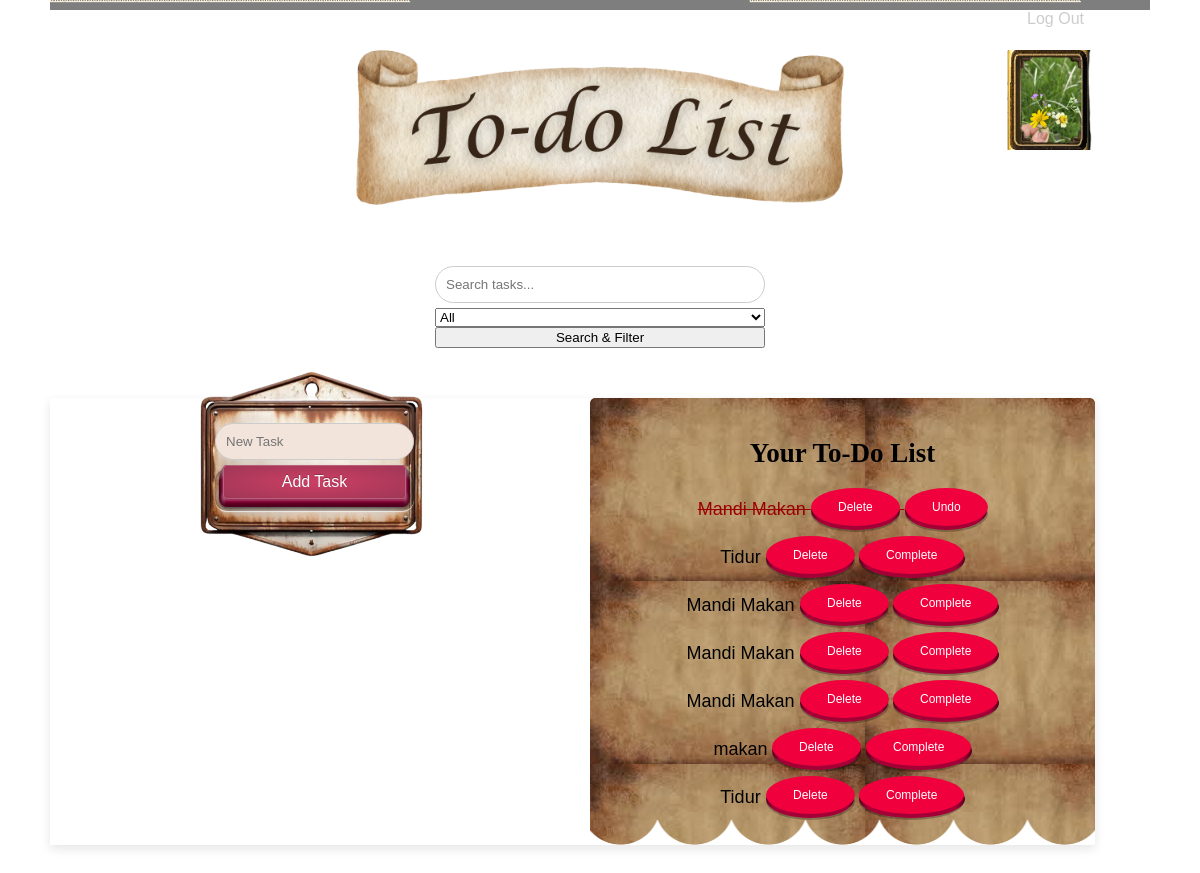
Screenshot of /dashboard.php (signed in) with the database file from the repository.
### tables this page shows
CREATE TABLE `tasks` (
  `id` int(11) NOT NULL,
  `user_id` int(11) NOT NULL,
  `task` varchar(255) NOT NULL,
  `status` tinyint(1) DEFAULT 0,
  `created_at` timestamp NOT NULL DEFAULT current_timestamp()
);

### dashboard.php (the view, shortened to what this page needs)
<?php
include 'includes/db.php';
$user_id = $_SESSION['user_id'];
$keyword = "";
$filter = "";
$sql = "SELECT * FROM tasks WHERE user_id='$user_id'";
$result = $conn->query($sql);
?>
<!DOCTYPE html>
<html lang="en">
<head>
    <link rel="stylesheet" href="css/style.css">
    <marquee class="marquee">
    </marquee>
</head>
<body>
    <div class="profileContainer">
        <a href="edit.php" class="profile">
            <img src="./assets/profileframe.png" alt="Profile Frame">
        </a>
    </div>
    <div id="logOut">
        <a href="register.php">Log Out</a>
    </div>
    <div id="todo">
        <img class="banner" src="./assets/todo.png">
    </div>
    <div id="search">
        <form method="POST" action="">
            <input type="text" name="keyword" placeholder="Search tasks..." value="<?php echo htmlspecialchars($keyword); ?>">
            <select name="filter_option">
                <option value="" <?php if ($filter === '') echo 'selected'; ?>>All</option>
            </select>
            <input type="submit" name="search" value="Search & Filter">
        </form>
    </div>
    <div id="Dashboard">
        <div id="container">
            <div id="menu" style="position: relative;">
                <form method="POST" action="add_task.php">
                    <input type="text" name="task" placeholder="New Task" required>
                    <button type="submit" class="button">
                        <div class="button-top">Add Task</div>
                        <div class="button-bottom"></div>
                        <div class="button-base"></div>
                    </button>
                </form>
            </div>
            <div id="list">
                <h2 class="to-do">Your To-Do List</h2>
                <?php if ($result->num_rows > 0) { ?>
                    <ul>
                        <?php while ($row = $result->fetch_assoc()) { ?>
                            <li class="<?php echo $row['status'] ? 'strikethrough' : ''; ?>">
                                <?php echo htmlspecialchars($row['task']); ?>
                                <button class="buttonDel-pushable" onclick="window.location.href='delete_task.php?id=<?php echo $row['id']; ?>'">
                                    <span class="buttonDel-front">Delete</span>
                                </button>
                                <button class="buttonDel-pushable" onclick="window.location.href='update_task.php?id=<?php echo $row['id']; ?>&status=<?php echo $row['status'] ? 0 : 1; ?>'">
                                    <span class="buttonDel-front">
                                        <?php echo $row['status'] ? 'Undo' : 'Complete'; ?>
                                    </span>
                                </button>
                            </li>
                        <?php } ?>
                    </ul>
                <?php } else { ?>
                    <p>No tasks found.</p>
                <?php } ?>
            </div>
        </div>
    </div>
</body>
</html>

### rows the page displays
tasks: task "Mandi Makan", status "Undo"
tasks: task "Tidur", status "Complete"
tasks: task "Mandi Makan", status "Complete"
tasks: task "Mandi Makan", status "Complete"
tasks: task "Mandi Makan", status "Complete"
tasks: task "makan", status "Complete"
tasks: task "Tidur", status "Complete"
